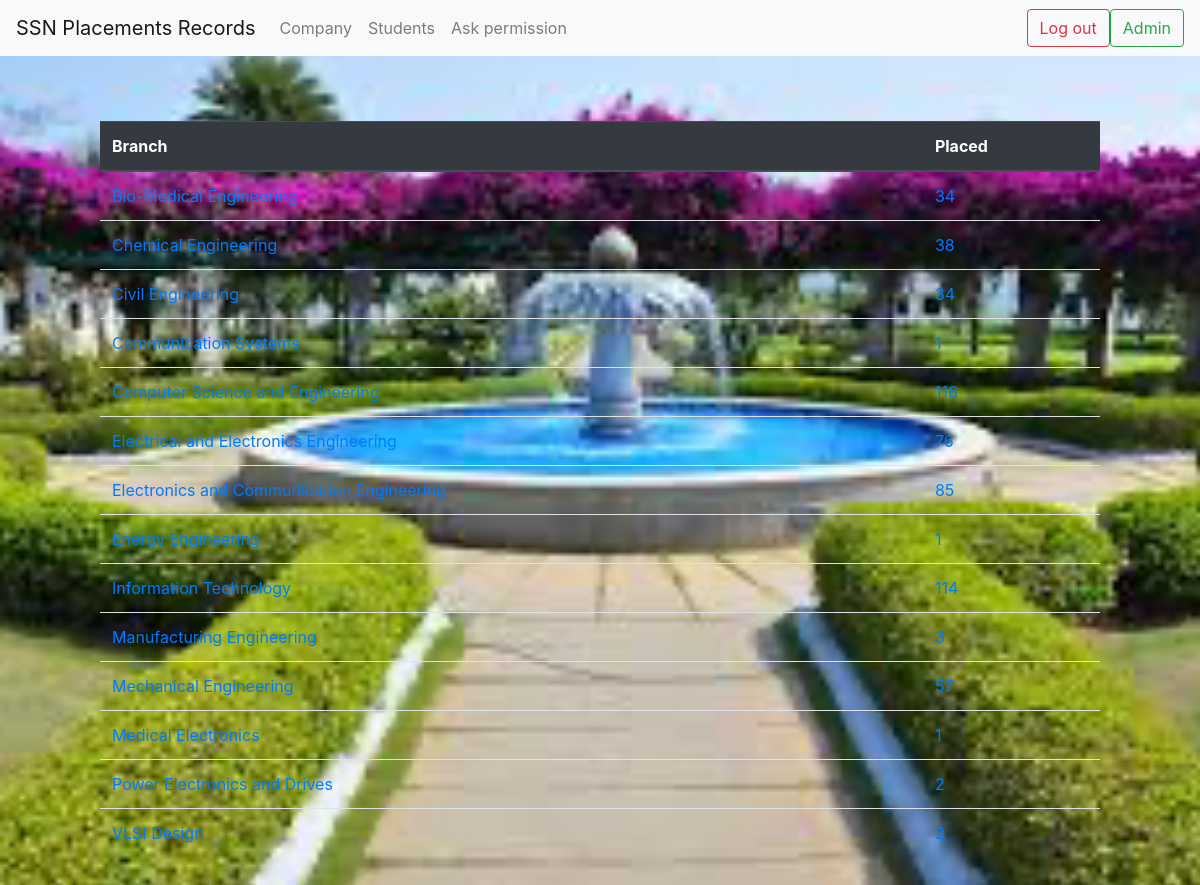
The app's page /students/2024/ (signed in) with its own data.
### students/models.py (models this page shows, shortened)
class Student(models.Model):
	IT = "IT"
	CORE = "Core"
	MANAGEMENT = "Management"
	status_codes = [
	(IT , "IT"),
	(CORE , "Core"),
	(MANAGEMENT , "Management"),
	]
	register_no = models.BigIntegerField(unique=True)
	name = models.CharField(max_length = 100)
	batch = models.IntegerField()
	degree = models.CharField(max_length=6, null=True, blank = True)
	branch = models.CharField(null=True,max_length=50, blank = True)
	On_Off_Campus = models.CharField(null=True, max_length=20,blank = True)
	Company = models.CharField(max_length = 50, null=True, blank = True)
	Cost_To_Company=models.IntegerField(null=True)

### students/views.py (the view)
# urls.py: path("students/<int:batch>/",DepartmentList.as_view(),name="department_list"),
class DepartmentList(LoginRequiredMixin,ListView):
	model = Student
	template_name = "department_list.html"
	context_object_name = 'department_list'
	def get_queryset(self):
		batch = self.kwargs.get('batch')
		queryset = Student.objects.filter(batch=batch).values('branch', 'batch').annotate(student_count=Count('branch')).order_by('branch')
		print(queryset)
		if queryset:
			return queryset
		else:
			raise Http404("No Students found for the specified batch.")
	def get_context_data(self, **kwargs):
		context = super().get_context_data(**kwargs)
		context['batch'] = self.kwargs.get('batch')
		return context

### templates/department_list.html (shortened to what this page needs)
{% extends 'base.html' %}
{% block content %}
{% load replace_1 %}
<div class="list_container">
    {% if department_list %}
        <table class="table table-hover">
            <thead class="thead-dark">
                <tr>
                    <th scope="col">Branch</th>
                    <th scope="col">Placed</th>
                </tr>
            </thead>
            <tbody>
                {% for department in department_list %}
                    <tr>
                        <td><a href="{% url 'student_list' batch=department.batch branch=department.branch %}">{{ department.branch }}</a></td>
                        <td><a href="{% url 'student_list' batch=department.batch branch=department.branch %}">{{ department.student_count }}</a></td>
                    </tr>
                {% endfor %}
            </tbody>
        </table>
    {% else %}
        <p>No branches to display</p>
    {% endif %}
</div>
{% endblock %}

### static/css/styles.css (style rules this page uses)
body { background-image: url('../images/image.png'); background-size: cover; background-position: center; background-repeat: no-repeat; background-attachment: fixed; color: #e0e0e0; }
.list_container { margin: 100px; margin-top: 65px; }

### records on screen
Student: branch "Bio-Medical Engineering", student_count "34"
Student: branch "Chemical Engineering", student_count "38"
Student: branch "Computer Science and Engineering", student_count "116"

### other values on screen
{{ department.branch }} "Civil Engineering" "Communication Systems" "Electrical and Electronics Engineering" "Electronics and Communication Engineering" "Energy Engineering" "Information Technology" "Manufacturing Engineering" "Mechanical Engineering" "Medical Electronics" "Power Electronics and Drives" "VLSI Design"
{{ department.student_count }} "34" "1" "76" "85" "1" "114" "3" "57" "1" "2" "2"
